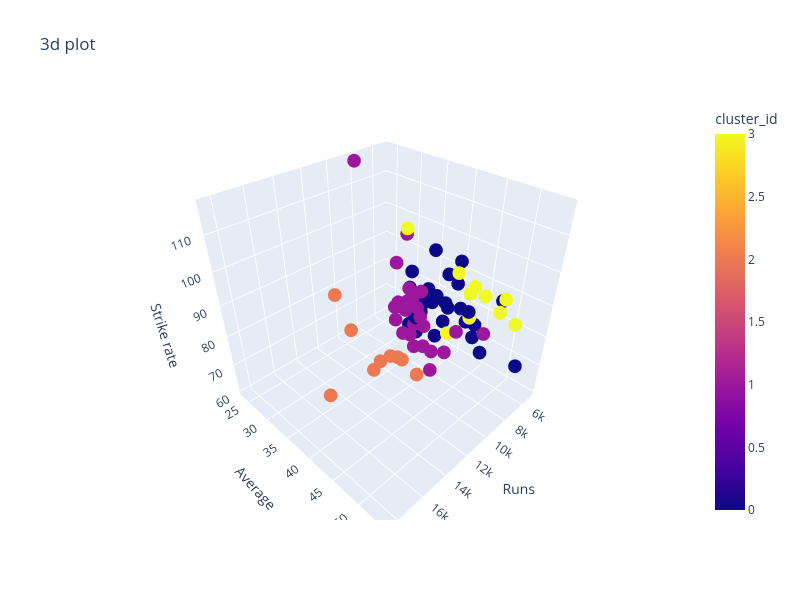

Write notebook code for a chart like this one.
### Code cell
import plotly.express as px

fig = px.scatter_3d(df, x ='Runs', y='Ave', z='SR', color='cluster_id', hover_name='Player',title='3d plot')
fig.update_layout(scene=dict(xaxis_title='Runs',yaxis_title='Average',zaxis_title='Strike rate'), width=800,height=600)
fig.show()

### Figure 1 — Plotly figure (JSON) as saved in the notebook; plotly's stock layout.template omitted (floating-point values rounded to 4 significant figures)
{"data": [{"hovertemplate": "<b>%{hovertext}</b><br><br>Runs=%{x}<br>Ave=%{y}<br>SR=%{z}<br>cluster_id=%{marker.color}<extra></extra>", "hovertext": ["SR Tendulkar (INDIA)", "KC Sangakkara (Asia/ICC/SL)", "RT Ponting (AUS/ICC)", "ST Jayasuriya (Asia/SL)", "DPMD Jayawardene (Asia/SL)", "Inzamam-ul-Haq (Asia/PAK)", "JH Kallis (Afr/ICC/SA)", "SC Ganguly (Asia/INDIA)", "R Dravid (Asia/ICC/INDIA)", "BC Lara (ICC/WI)", "TM Dilshan (SL)", "Mohammad Yousuf (Asia/PAK)", "AC Gilchrist (AUS/ICC)", "MS Dhoni (Asia/INDIA)", "M Azharuddin (INDIA)", "AB de Villiers (Afr/SA)", "PA de Silva (SL)", "CH Gayle (ICC/WI)", "Saeed Anwar (PAK)", "S Chanderpaul (WI)", "Yuvraj Singh (Asia/INDIA)", "DL Haynes (WI)", "MS Atapattu (SL)", "ME Waugh (AUS)", "V Sehwag (Asia/ICC/INDIA)", "V Kohli (INDIA)", "HH Gibbs (SA)", "Shahid Afridi (Asia/ICC/PAK)", "SP Fleming (ICC/NZ)", "MJ Clarke (AUS)", "SR Waugh (AUS)", "A Ranatunga (SL)", "Javed Miandad (PAK)", "Younis Khan (PAK)", "HM Amla (SA)", "Saleem Malik (PAK)", "NJ Astle (NZ)", "GC Smith (Afr/SA)", "MG Bevan (AUS)", "G Kirsten (SA)", "A Flower (ZIM)", "Shoaib Malik (PAK)", "IVA Richards (WI)", "GW Flower (ZIM)", "Ijaz Ahmed (PAK)", "AR Border (AUS)", "LRPL Taylor (NZ)", "RB Richardson (WI)", "WU Tharanga (Asia/SL)", "ML Hayden (AUS/ICC)", "BB McCullum (NZ)", "DM Jones (AUS)", "DC Boon (AUS)", "JN Rhodes (SA)", "Mohammad Hafeez (PAK)", "Rameez Raja (PAK)", "RR Sarwan (WI)", "EJG Morgan (ENG/IRE)", "CL Hooper (WI)", "SR Watson (AUS)", "Tamim Iqbal (BDESH)", "SK Raina (INDIA)", "WJ Cronje (SA)", "MJ Guptill (NZ)", "MEK Hussey (AUS)", "RG Sharma (INDIA)", "IR Bell (ENG)", "A Jadeja (INDIA)", "DR Martyn (AUS)", "BRM Taylor (ZIM)", "G Gambhir (INDIA)", "ADR Campbell (ZIM)", "MN Samuels (WI)", "RS Mahanama (SL)", "CG Greenidge (WI)", "Misbah-ul-Haq (PAK)", "PD Collingwood (ENG)", "A Symonds (AUS)", "Abdul Razzaq (Asia/PAK)"], "legendgroup": "", "marker": {"color": [2, 2, 2, 2, 2, 2, 2, 2, 2, 1, 1, 1, 1, 1, 1, 3, 1, 1, 1, 1, 1, 1, 1, 1, 3, 3, 1, 1, 1, 1, 1, 1, 1, 1, 3, 1, 0, 0, 0, 3, 0, 1, 3, 1, 0, 0, 0, 0, 0, 3, 1, 0, 0, 0, 0, 0, 0, 0, 0, 3, 0, 0, 0, 3, 0, 3, 0, 0, 0, 0, 0, 0, 0, 0, 0, 0, 0, 0, 0], "coloraxis": "coloraxis", "symbol": "circle"}, "mode": "markers", "name": "", "scene": "scene", "showlegend": false, "type": "scatter3d", "x": [18426, 14234, 13704, 13430, 12650, 11739, 11579, 11363, 10889, 10405, 10290, 9720, 9619, 9496, 9378, 9319, 9284, 9221, 8824, 8778, 8701, 8648, 8529, 8500, 8273, 8146, 8094, 8064, 8037, 7981, 7569, 7456, 7381, 7249, 7186, 7170, 7090, 6989, 6912, 6798, 6786, 6765, 6721, 6571, 6564, 6524, 6486, 6248, 6140, 6133, 6083, 6068, 5964, 5935, 5876, 5841, 5804, 5772, 5761, 5757, 5743, 5568, 5565, 5500, 5442, 5435, 5416, 5359, 5346, 5258, 5238, 5185, 5180, 5162, 5134, 5122, 5092, 5088, 5080], "y": [44.83, 41.98, 42.03, 32.36, 33.37, 39.52, 44.36, 41.02, 39.16, 40.48, 39.27, 41.71, 35.89, 51.32, 36.92, 53.55, 34.9, 37.33, 39.21, 41.6, 36.55, 41.37, 37.57, 39.35, 35.05, 53.94, 36.13, 23.57, 32.4, 44.58, 32.9, 35.84, 41.7, 31.24, 50.25, 32.88, 34.92, 37.98, 53.58, 40.95, 35.34, 35.23, 47, 33.52, 32.33, 30.62, 44.12, 33.41, 34.3, 43.8, 30.41, 44.61, 37.04, 35.11, 33.01, 32.09, 42.67, 38.73, 35.34, 40.54, 34.38, 35.46, 38.64, 43.3, 48.15, 42.46, 37.87, 37.47, 40.8, 34.82, 39.68, 30.5, 34.3, 29.49, 45.03, 43.4, 35.36, 39.75, 29.7], "z": [86.23, 78.86, 80.39, 91.2, 78.96, 74.24, 72.89, 73.7, 71.24, 79.51, 86.23, 75.1, 96.94, 88.69, 74.02, 100.2, 81.13, 85.11, 80.67, 70.74, 87.67, 63.09, 67.72, 76.9, 104.3, 90.99, 83.26, 117, 71.49, 78.98, 75.91, 77.9, 67.01, 75.29, 89.05, 76.41, 72.64, 80.81, 74.16, 72.04, 74.59, 81.72, 90.2, 67.58, 80.3, 71.42, 82.03, 63.74, 75.03, 78.96, 96.37, 72.56, 65.13, 80.9, 75.58, 63.31, 75.74, 88.62, 76.63, 90.44, 78.31, 93.76, 76.47, 87.73, 87.16, 84.56, 77.16, 69.8, 77.73, 74.47, 85.25, 66.18, 76.24, 60.57, 64.92, 73.75, 76.98, 92.44, 81.25]}], "layout": {"coloraxis": {"colorbar": {"title": {"text": "cluster_id"}}, "colorscale": [[0, "#0d0887"], [0.1111, "#46039f"], [0.2222, "#7201a8"], [0.3333, "#9c179e"], [0.4444, "#bd3786"], [0.5556, "#d8576b"], [0.6667, "#ed7953"], [0.7778, "#fb9f3a"], [0.8889, "#fdca26"], [1, "#f0f921"]]}, "height": 600, "legend": {"tracegroupgap": 0}, "scene": {"domain": {"x": [0, 1], "y": [0, 1]}, "xaxis": {"title": {"text": "Runs"}}, "yaxis": {"title": {"text": "Average"}}, "zaxis": {"title": {"text": "Strike rate"}}}, "title": {"text": "3d plot"}, "width": 800}}
